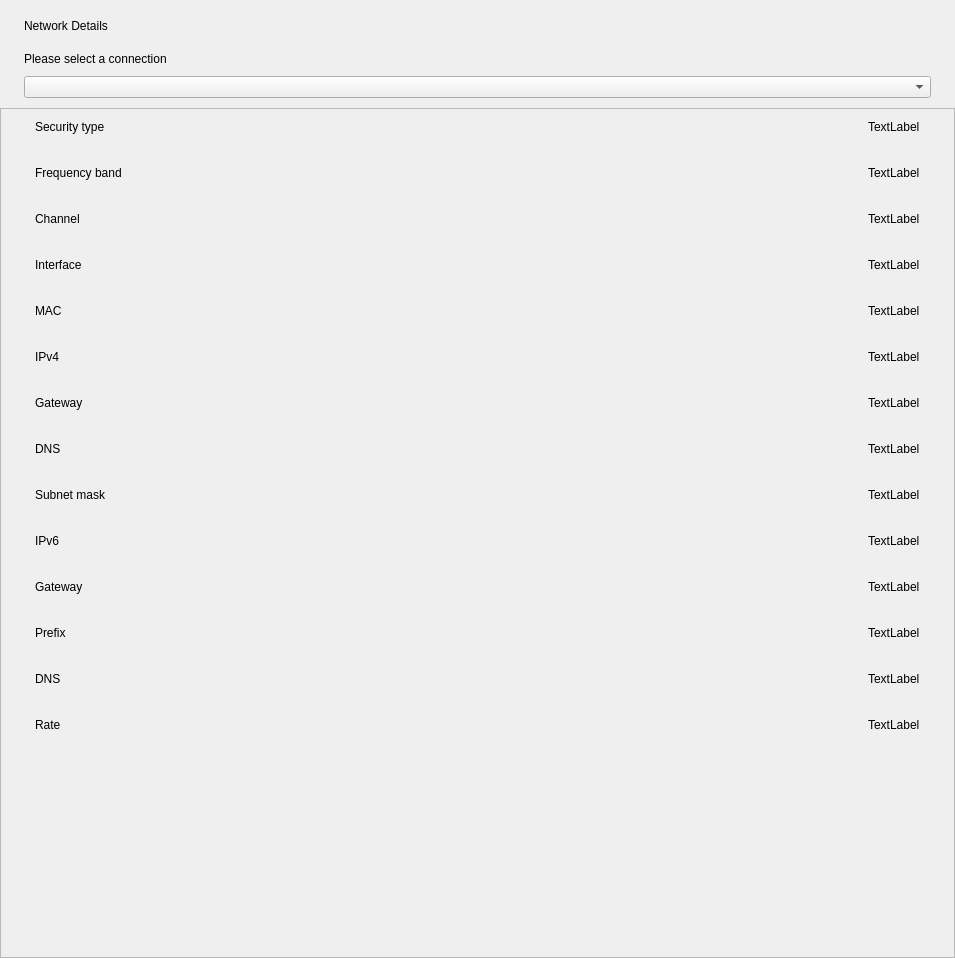
<?xml version="1.0" encoding="UTF-8"?>
<ui version="4.0">
 <class>DetailsPage</class>
 <widget class="Kiran::Network::DetailsPage" name="DetailsPage">
  <property name="geometry">
   <rect>
    <x>0</x>
    <y>0</y>
    <width>955</width>
    <height>958</height>
   </rect>
  </property>
  <property name="windowTitle">
   <string>DetailsPage</string>
  </property>
  <layout class="QVBoxLayout" name="verticalLayout">
   <property name="spacing">
    <number>0</number>
   </property>
   <property name="leftMargin">
    <number>0</number>
   </property>
   <property name="topMargin">
    <number>0</number>
   </property>
   <property name="rightMargin">
    <number>0</number>
   </property>
   <property name="bottomMargin">
    <number>0</number>
   </property>
   <item>
    <spacer name="verticalSpacer_4">
     <property name="orientation">
      <enum>Qt::Vertical</enum>
     </property>
     <property name="sizeType">
      <enum>QSizePolicy::Fixed</enum>
     </property>
     <property name="sizeHint" stdset="0">
      <size>
       <width>20</width>
       <height>16</height>
      </size>
     </property>
    </spacer>
   </item>
   <item>
    <layout class="QHBoxLayout" name="horizontalLayout">
     <item>
      <spacer name="horizontalSpacer">
       <property name="orientation">
        <enum>Qt::Horizontal</enum>
       </property>
       <property name="sizeType">
        <enum>QSizePolicy::Fixed</enum>
       </property>
       <property name="sizeHint" stdset="0">
        <size>
         <width>24</width>
         <height>20</height>
        </size>
       </property>
      </spacer>
     </item>
     <item>
      <widget class="QLabel" name="label">
       <property name="text">
        <string>Network Details</string>
       </property>
      </widget>
     </item>
    </layout>
   </item>
   <item>
    <spacer name="verticalSpacer">
     <property name="orientation">
      <enum>Qt::Vertical</enum>
     </property>
     <property name="sizeType">
      <enum>QSizePolicy::Fixed</enum>
     </property>
     <property name="sizeHint" stdset="0">
      <size>
       <width>20</width>
       <height>16</height>
      </size>
     </property>
    </spacer>
   </item>
   <item>
    <widget class="QWidget" name="widget_mulitConntion" native="true">
     <layout class="QVBoxLayout" name="verticalLayout_2">
      <property name="spacing">
       <number>0</number>
      </property>
      <property name="leftMargin">
       <number>24</number>
      </property>
      <property name="topMargin">
       <number>0</number>
      </property>
      <property name="rightMargin">
       <number>24</number>
      </property>
      <property name="bottomMargin">
       <number>0</number>
      </property>
      <item>
       <widget class="QLabel" name="label_2">
        <property name="text">
         <string>Please select a connection</string>
        </property>
       </widget>
      </item>
      <item>
       <spacer name="verticalSpacer_2">
        <property name="orientation">
         <enum>Qt::Vertical</enum>
        </property>
        <property name="sizeType">
         <enum>QSizePolicy::Fixed</enum>
        </property>
        <property name="sizeHint" stdset="0">
         <size>
          <width>20</width>
          <height>10</height>
         </size>
        </property>
       </spacer>
      </item>
      <item>
       <widget class="QComboBox" name="comboBox"/>
      </item>
      <item>
       <spacer name="verticalSpacer_3">
        <property name="orientation">
         <enum>Qt::Vertical</enum>
        </property>
        <property name="sizeType">
         <enum>QSizePolicy::Fixed</enum>
        </property>
        <property name="sizeHint" stdset="0">
         <size>
          <width>20</width>
          <height>10</height>
         </size>
        </property>
       </spacer>
      </item>
     </layout>
    </widget>
   </item>
   <item>
    <widget class="QScrollArea" name="scrollArea">
     <property name="widgetResizable">
      <bool>true</bool>
     </property>
     <widget class="QWidget" name="scrollArea_detailsContent">
      <property name="geometry">
       <rect>
        <x>0</x>
        <y>0</y>
        <width>953</width>
        <height>831</height>
       </rect>
      </property>
      <layout class="QVBoxLayout" name="layout_detailsContent">
       <property name="spacing">
        <number>10</number>
       </property>
       <property name="leftMargin">
        <number>24</number>
       </property>
       <property name="topMargin">
        <number>0</number>
       </property>
       <property name="rightMargin">
        <number>24</number>
       </property>
       <property name="bottomMargin">
        <number>0</number>
       </property>
       <item>
        <widget class="QWidget" name="widget_wireless" native="true">
         <layout class="QVBoxLayout" name="layout_wireless">
          <property name="spacing">
           <number>10</number>
          </property>
          <property name="leftMargin">
           <number>0</number>
          </property>
          <property name="topMargin">
           <number>0</number>
          </property>
          <property name="rightMargin">
           <number>0</number>
          </property>
          <property name="bottomMargin">
           <number>0</number>
          </property>
          <item>
           <widget class="KiranFrame" name="horizontalWidget_2" native="true">
            <property name="sizePolicy">
             <sizepolicy hsizetype="Preferred" vsizetype="Fixed">
              <horstretch>0</horstretch>
              <verstretch>0</verstretch>
             </sizepolicy>
            </property>
            <property name="minimumSize">
             <size>
              <width>0</width>
              <height>36</height>
             </size>
            </property>
            <property name="maximumSize">
             <size>
              <width>16777215</width>
              <height>36</height>
             </size>
            </property>
            <layout class="QHBoxLayout" name="horizontalLayout_2">
             <property name="leftMargin">
              <number>10</number>
             </property>
             <property name="topMargin">
              <number>0</number>
             </property>
             <property name="rightMargin">
              <number>10</number>
             </property>
             <property name="bottomMargin">
              <number>0</number>
             </property>
             <item>
              <widget class="QLabel" name="label_3">
               <property name="text">
                <string>Security type</string>
               </property>
              </widget>
             </item>
             <item>
              <spacer name="horizontalSpacer_2">
               <property name="orientation">
                <enum>Qt::Horizontal</enum>
               </property>
               <property name="sizeHint" stdset="0">
                <size>
                 <width>40</width>
                 <height>20</height>
                </size>
               </property>
              </spacer>
             </item>
             <item>
              <widget class="QLabel" name="label_security_type">
               <property name="text">
                <string>TextLabel</string>
               </property>
              </widget>
             </item>
            </layout>
           </widget>
          </item>
          <item>
           <widget class="KiranFrame" name="horizontalWidget_3" native="true">
            <property name="sizePolicy">
             <sizepolicy hsizetype="Preferred" vsizetype="Fixed">
              <horstretch>0</horstretch>
              <verstretch>0</verstretch>
             </sizepolicy>
            </property>
            <property name="minimumSize">
             <size>
              <width>0</width>
              <height>36</height>
             </size>
            </property>
            <property name="maximumSize">
             <size>
              <width>16777215</width>
              <height>36</height>
             </size>
            </property>
            <layout class="QHBoxLayout" name="horizontalLayout_4">
             <property name="leftMargin">
              <number>10</number>
             </property>
             <property name="topMargin">
              <number>0</number>
             </property>
             <property name="rightMargin">
              <number>10</number>
             </property>
             <property name="bottomMargin">
              <number>0</number>
             </property>
             <item>
              <widget class="QLabel" name="label_7">
               <property name="text">
                <string>Frequency band</string>
               </property>
              </widget>
             </item>
             <item>
              <spacer name="horizontalSpacer_3">
               <property name="orientation">
                <enum>Qt::Horizontal</enum>
               </property>
               <property name="sizeHint" stdset="0">
                <size>
                 <width>40</width>
                 <height>20</height>
                </size>
               </property>
              </spacer>
             </item>
             <item>
              <widget class="QLabel" name="label_frequency_band">
               <property name="text">
                <string>TextLabel</string>
               </property>
              </widget>
             </item>
            </layout>
           </widget>
          </item>
          <item>
           <widget class="KiranFrame" name="horizontalWidget_4" native="true">
            <property name="sizePolicy">
             <sizepolicy hsizetype="Preferred" vsizetype="Fixed">
              <horstretch>0</horstretch>
              <verstretch>0</verstretch>
             </sizepolicy>
            </property>
            <property name="minimumSize">
             <size>
              <width>0</width>
              <height>36</height>
             </size>
            </property>
            <property name="maximumSize">
             <size>
              <width>16777215</width>
              <height>36</height>
             </size>
            </property>
            <layout class="QHBoxLayout" name="horizontalLayout_5">
             <property name="spacing">
              <number>6</number>
             </property>
             <property name="leftMargin">
              <number>10</number>
             </property>
             <property name="topMargin">
              <number>0</number>
             </property>
             <property name="rightMargin">
              <number>10</number>
             </property>
             <property name="bottomMargin">
              <number>0</number>
             </property>
             <item>
              <widget class="QLabel" name="label_8">
               <property name="text">
                <string>Channel</string>
               </property>
              </widget>
             </item>
             <item>
              <spacer name="horizontalSpacer_4">
               <property name="orientation">
                <enum>Qt::Horizontal</enum>
               </property>
               <property name="sizeHint" stdset="0">
                <size>
                 <width>40</width>
                 <height>20</height>
                </size>
               </property>
              </spacer>
             </item>
             <item>
              <widget class="QLabel" name="label_channel">
               <property name="text">
                <string>TextLabel</string>
               </property>
              </widget>
             </item>
            </layout>
           </widget>
          </item>
         </layout>
        </widget>
       </item>
       <item>
        <widget class="KiranFrame" name="horizontalWidget_2" native="true">
         <property name="sizePolicy">
          <sizepolicy hsizetype="Preferred" vsizetype="Fixed">
           <horstretch>0</horstretch>
           <verstretch>0</verstretch>
          </sizepolicy>
         </property>
         <property name="minimumSize">
          <size>
           <width>0</width>
           <height>36</height>
          </size>
         </property>
         <property name="maximumSize">
          <size>
           <width>16777215</width>
           <height>36</height>
          </size>
         </property>
         <layout class="QHBoxLayout" name="horizontalLayout_3">
          <property name="leftMargin">
           <number>10</number>
          </property>
          <property name="topMargin">
           <number>0</number>
          </property>
          <property name="rightMargin">
           <number>10</number>
          </property>
          <property name="bottomMargin">
           <number>0</number>
          </property>
          <item>
           <widget class="QLabel" name="label_19">
            <property name="text">
             <string>Interface</string>
            </property>
           </widget>
          </item>
          <item>
           <spacer name="horizontalSpacer_5">
            <property name="orientation">
             <enum>Qt::Horizontal</enum>
            </property>
            <property name="sizeHint" stdset="0">
             <size>
              <width>40</width>
              <height>20</height>
             </size>
            </property>
           </spacer>
          </item>
          <item>
           <widget class="QLabel" name="label_interface">
            <property name="text">
             <string>TextLabel</string>
            </property>
           </widget>
          </item>
         </layout>
        </widget>
       </item>
       <item>
        <widget class="KiranFrame" name="horizontalWidget_3" native="true">
         <property name="sizePolicy">
          <sizepolicy hsizetype="Preferred" vsizetype="Fixed">
           <horstretch>0</horstretch>
           <verstretch>0</verstretch>
          </sizepolicy>
         </property>
         <property name="minimumSize">
          <size>
           <width>0</width>
           <height>36</height>
          </size>
         </property>
         <property name="maximumSize">
          <size>
           <width>16777215</width>
           <height>36</height>
          </size>
         </property>
         <layout class="QHBoxLayout" name="horizontalLayout_6">
          <property name="leftMargin">
           <number>10</number>
          </property>
          <property name="topMargin">
           <number>0</number>
          </property>
          <property name="rightMargin">
           <number>10</number>
          </property>
          <property name="bottomMargin">
           <number>0</number>
          </property>
          <item>
           <widget class="QLabel" name="label_20">
            <property name="text">
             <string>MAC</string>
            </property>
           </widget>
          </item>
          <item>
           <spacer name="horizontalSpacer_6">
            <property name="orientation">
             <enum>Qt::Horizontal</enum>
            </property>
            <property name="sizeHint" stdset="0">
             <size>
              <width>40</width>
              <height>20</height>
             </size>
            </property>
           </spacer>
          </item>
          <item>
           <widget class="QLabel" name="label_mac">
            <property name="text">
             <string>TextLabel</string>
            </property>
           </widget>
          </item>
         </layout>
        </widget>
       </item>
       <item>
        <widget class="KiranFrame" name="horizontalWidget_4" native="true">
         <property name="sizePolicy">
          <sizepolicy hsizetype="Preferred" vsizetype="Fixed">
           <horstretch>0</horstretch>
           <verstretch>0</verstretch>
          </sizepolicy>
         </property>
         <property name="minimumSize">
          <size>
           <width>0</width>
           <height>36</height>
          </size>
         </property>
         <property name="maximumSize">
          <size>
           <width>16777215</width>
           <height>36</height>
          </size>
         </property>
         <layout class="QHBoxLayout" name="horizontalLayout_7">
          <property name="leftMargin">
           <number>10</number>
          </property>
          <property name="topMargin">
           <number>0</number>
          </property>
          <property name="rightMargin">
           <number>10</number>
          </property>
          <property name="bottomMargin">
           <number>0</number>
          </property>
          <item>
           <widget class="QLabel" name="label_21">
            <property name="text">
             <string>IPv4</string>
            </property>
           </widget>
          </item>
          <item>
           <spacer name="horizontalSpacer_7">
            <property name="orientation">
             <enum>Qt::Horizontal</enum>
            </property>
            <property name="sizeHint" stdset="0">
             <size>
              <width>40</width>
              <height>20</height>
             </size>
            </property>
           </spacer>
          </item>
          <item>
           <widget class="KiranLabel" name="label_ipv4_address">
            <property name="text">
             <string>TextLabel</string>
            </property>
           </widget>
          </item>
         </layout>
        </widget>
       </item>
       <item>
        <widget class="KiranFrame" name="horizontalWidget_5" native="true">
         <property name="sizePolicy">
          <sizepolicy hsizetype="Preferred" vsizetype="Fixed">
           <horstretch>0</horstretch>
           <verstretch>0</verstretch>
          </sizepolicy>
         </property>
         <property name="minimumSize">
          <size>
           <width>0</width>
           <height>36</height>
          </size>
         </property>
         <property name="maximumSize">
          <size>
           <width>16777215</width>
           <height>36</height>
          </size>
         </property>
         <layout class="QHBoxLayout" name="horizontalLayout_8">
          <property name="leftMargin">
           <number>10</number>
          </property>
          <property name="topMargin">
           <number>0</number>
          </property>
          <property name="rightMargin">
           <number>10</number>
          </property>
          <property name="bottomMargin">
           <number>0</number>
          </property>
          <item>
           <widget class="QLabel" name="label_22">
            <property name="text">
             <string>Gateway</string>
            </property>
           </widget>
          </item>
          <item>
           <spacer name="horizontalSpacer_8">
            <property name="orientation">
             <enum>Qt::Horizontal</enum>
            </property>
            <property name="sizeHint" stdset="0">
             <size>
              <width>40</width>
              <height>20</height>
             </size>
            </property>
           </spacer>
          </item>
          <item>
           <widget class="QLabel" name="label_ipv4_gateway">
            <property name="text">
             <string>TextLabel</string>
            </property>
           </widget>
          </item>
         </layout>
        </widget>
       </item>
       <item>
        <widget class="KiranFrame" name="horizontalWidget_6" native="true">
         <property name="sizePolicy">
          <sizepolicy hsizetype="Preferred" vsizetype="Fixed">
           <horstretch>0</horstretch>
           <verstretch>0</verstretch>
          </sizepolicy>
         </property>
         <property name="minimumSize">
          <size>
           <width>0</width>
           <height>36</height>
          </size>
         </property>
         <property name="maximumSize">
          <size>
           <width>16777215</width>
           <height>36</height>
          </size>
         </property>
         <layout class="QHBoxLayout" name="horizontalLayout_9">
          <property name="leftMargin">
           <number>10</number>
          </property>
          <property name="topMargin">
           <number>0</number>
          </property>
          <property name="rightMargin">
           <number>10</number>
          </property>
          <property name="bottomMargin">
           <number>0</number>
          </property>
          <item>
           <widget class="QLabel" name="label_23">
            <property name="text">
             <string>DNS</string>
            </property>
           </widget>
          </item>
          <item>
           <spacer name="horizontalSpacer_9">
            <property name="orientation">
             <enum>Qt::Horizontal</enum>
            </property>
            <property name="sizeHint" stdset="0">
             <size>
              <width>40</width>
              <height>20</height>
             </size>
            </property>
           </spacer>
          </item>
          <item>
           <widget class="QLabel" name="label_ipv4_dns">
            <property name="text">
             <string>TextLabel</string>
            </property>
           </widget>
          </item>
         </layout>
        </widget>
       </item>
       <item>
        <widget class="KiranFrame" name="horizontalWidget_7" native="true">
         <property name="sizePolicy">
          <sizepolicy hsizetype="Preferred" vsizetype="Fixed">
           <horstretch>0</horstretch>
           <verstretch>0</verstretch>
          </sizepolicy>
         </property>
         <property name="minimumSize">
          <size>
           <width>0</width>
           <height>36</height>
          </size>
         </property>
         <property name="maximumSize">
          <size>
           <width>16777215</width>
           <height>36</height>
          </size>
         </property>
         <layout class="QHBoxLayout" name="horizontalLayout_10">
          <property name="leftMargin">
           <number>10</number>
          </property>
          <property name="topMargin">
           <number>0</number>
          </property>
          <property name="rightMargin">
           <number>10</number>
          </property>
          <property name="bottomMargin">
           <number>0</number>
          </property>
          <item>
           <widget class="QLabel" name="label_24">
            <property name="text">
             <string>Subnet mask</string>
            </property>
           </widget>
          </item>
          <item>
           <spacer name="horizontalSpacer_10">
            <property name="orientation">
             <enum>Qt::Horizontal</enum>
            </property>
            <property name="sizeHint" stdset="0">
             <size>
              <width>40</width>
              <height>20</height>
             </size>
            </property>
           </spacer>
          </item>
          <item>
           <widget class="KiranLabel" name="label_subnet_mask">
            <property name="text">
             <string>TextLabel</string>
            </property>
           </widget>
          </item>
         </layout>
        </widget>
       </item>
       <item>
        <widget class="KiranFrame" name="horizontalWidget_8" native="true">
         <property name="sizePolicy">
          <sizepolicy hsizetype="Preferred" vsizetype="Fixed">
           <horstretch>0</horstretch>
           <verstretch>0</verstretch>
          </sizepolicy>
         </property>
         <property name="minimumSize">
          <size>
           <width>0</width>
           <height>36</height>
          </size>
         </property>
         <property name="maximumSize">
          <size>
           <width>16777215</width>
           <height>36</height>
          </size>
         </property>
         <layout class="QHBoxLayout" name="horizontalLayout_11">
          <property name="leftMargin">
           <number>10</number>
          </property>
          <property name="topMargin">
           <number>0</number>
          </property>
          <property name="rightMargin">
           <number>10</number>
          </property>
          <property name="bottomMargin">
           <number>0</number>
          </property>
          <item>
           <widget class="QLabel" name="label_25">
            <property name="text">
             <string>IPv6</string>
            </property>
           </widget>
          </item>
          <item>
           <spacer name="horizontalSpacer_11">
            <property name="orientation">
             <enum>Qt::Horizontal</enum>
            </property>
            <property name="sizeHint" stdset="0">
             <size>
              <width>40</width>
              <height>20</height>
             </size>
            </property>
           </spacer>
          </item>
          <item>
           <widget class="KiranLabel" name="label_ipv6_address">
            <property name="text">
             <string>TextLabel</string>
            </property>
           </widget>
          </item>
         </layout>
        </widget>
       </item>
       <item>
        <widget class="KiranFrame" name="widget_ipv6_gateway" native="true">
         <property name="sizePolicy">
          <sizepolicy hsizetype="Preferred" vsizetype="Fixed">
           <horstretch>0</horstretch>
           <verstretch>0</verstretch>
          </sizepolicy>
         </property>
         <property name="minimumSize">
          <size>
           <width>0</width>
           <height>36</height>
          </size>
         </property>
         <property name="maximumSize">
          <size>
           <width>16777215</width>
           <height>36</height>
          </size>
         </property>
         <layout class="QHBoxLayout" name="horizontalLayout_12">
          <property name="leftMargin">
           <number>10</number>
          </property>
          <property name="topMargin">
           <number>0</number>
          </property>
          <property name="rightMargin">
           <number>10</number>
          </property>
          <property name="bottomMargin">
           <number>0</number>
          </property>
          <item>
           <widget class="QLabel" name="label_26">
            <property name="text">
             <string>Gateway</string>
            </property>
           </widget>
          </item>
          <item>
           <spacer name="horizontalSpacer_12">
            <property name="orientation">
             <enum>Qt::Horizontal</enum>
            </property>
            <property name="sizeHint" stdset="0">
             <size>
              <width>40</width>
              <height>20</height>
             </size>
            </property>
           </spacer>
          </item>
          <item>
           <widget class="QLabel" name="label_ipv6_gateway">
            <property name="text">
             <string>TextLabel</string>
            </property>
           </widget>
          </item>
         </layout>
        </widget>
       </item>
       <item>
        <widget class="KiranFrame" name="horizontalWidget_10" native="true">
         <property name="sizePolicy">
          <sizepolicy hsizetype="Preferred" vsizetype="Fixed">
           <horstretch>0</horstretch>
           <verstretch>0</verstretch>
          </sizepolicy>
         </property>
         <property name="minimumSize">
          <size>
           <width>0</width>
           <height>36</height>
          </size>
         </property>
         <property name="maximumSize">
          <size>
           <width>16777215</width>
           <height>36</height>
          </size>
         </property>
         <layout class="QHBoxLayout" name="horizontalLayout_13">
          <property name="leftMargin">
           <number>10</number>
          </property>
          <property name="topMargin">
           <number>0</number>
          </property>
          <property name="rightMargin">
           <number>10</number>
          </property>
          <property name="bottomMargin">
           <number>0</number>
          </property>
          <item>
           <widget class="QLabel" name="label_27">
            <property name="text">
             <string>Prefix</string>
            </property>
           </widget>
          </item>
          <item>
           <spacer name="horizontalSpacer_13">
            <property name="orientation">
             <enum>Qt::Horizontal</enum>
            </property>
            <property name="sizeHint" stdset="0">
             <size>
              <width>40</width>
              <height>20</height>
             </size>
            </property>
           </spacer>
          </item>
          <item>
           <widget class="KiranLabel" name="label_prefix">
            <property name="text">
             <string>TextLabel</string>
            </property>
           </widget>
          </item>
         </layout>
        </widget>
       </item>
       <item>
        <widget class="KiranFrame" name="horizontalWidget" native="true">
         <property name="sizePolicy">
          <sizepolicy hsizetype="Preferred" vsizetype="Fixed">
           <horstretch>0</horstretch>
           <verstretch>0</verstretch>
          </sizepolicy>
         </property>
         <property name="minimumSize">
          <size>
           <width>0</width>
           <height>36</height>
          </size>
         </property>
         <property name="maximumSize">
          <size>
           <width>16777215</width>
           <height>36</height>
          </size>
         </property>
         <layout class="QHBoxLayout" name="horizontalLayout_15">
          <property name="leftMargin">
           <number>10</number>
          </property>
          <property name="topMargin">
           <number>0</number>
          </property>
          <property name="rightMargin">
           <number>10</number>
          </property>
          <property name="bottomMargin">
           <number>0</number>
          </property>
          <item>
           <widget class="QLabel" name="label_5">
            <property name="text">
             <string>DNS</string>
            </property>
           </widget>
          </item>
          <item>
           <spacer name="horizontalSpacer_15">
            <property name="orientation">
             <enum>Qt::Horizontal</enum>
            </property>
            <property name="sizeHint" stdset="0">
             <size>
              <width>40</width>
              <height>20</height>
             </size>
            </property>
           </spacer>
          </item>
          <item>
           <widget class="QLabel" name="label_ipv6_dns">
            <property name="text">
             <string>TextLabel</string>
            </property>
           </widget>
          </item>
         </layout>
        </widget>
       </item>
       <item>
        <widget class="KiranFrame" name="horizontalWidget_2" native="true">
         <property name="sizePolicy">
          <sizepolicy hsizetype="Preferred" vsizetype="Fixed">
           <horstretch>0</horstretch>
           <verstretch>0</verstretch>
          </sizepolicy>
         </property>
         <property name="minimumSize">
          <size>
           <width>0</width>
           <height>36</height>
          </size>
         </property>
         <property name="maximumSize">
          <size>
           <width>16777215</width>
           <height>36</height>
          </size>
         </property>
         <layout class="QHBoxLayout" name="horizontalLayout_14">
          <property name="leftMargin">
           <number>10</number>
          </property>
          <property name="topMargin">
           <number>0</number>
          </property>
          <property name="rightMargin">
           <number>10</number>
          </property>
          <property name="bottomMargin">
           <number>0</number>
          </property>
          <item>
           <widget class="QLabel" name="label_28">
            <property name="text">
             <string>Rate</string>
            </property>
           </widget>
          </item>
          <item>
           <spacer name="horizontalSpacer_14">
            <property name="orientation">
             <enum>Qt::Horizontal</enum>
            </property>
            <property name="sizeHint" stdset="0">
             <size>
              <width>40</width>
              <height>20</height>
             </size>
            </property>
           </spacer>
          </item>
          <item>
           <widget class="QLabel" name="label_rate">
            <property name="text">
             <string>TextLabel</string>
            </property>
           </widget>
          </item>
         </layout>
        </widget>
       </item>
       <item>
        <spacer name="verticalSpacer_5">
         <property name="orientation">
          <enum>Qt::Vertical</enum>
         </property>
         <property name="sizeHint" stdset="0">
          <size>
           <width>20</width>
           <height>40</height>
          </size>
         </property>
        </spacer>
       </item>
      </layout>
     </widget>
    </widget>
   </item>
  </layout>
 </widget>
 <customwidgets>
  <customwidget>
   <class>Kiran::Network::DetailsPage</class>
   <extends>QWidget</extends>
   <header>details/details-page.h</header>
   <container>1</container>
  </customwidget>
  <customwidget>
   <class>KiranFrame</class>
   <extends>QWidget</extends>
   <header location="global">kiran-frame/kiran-frame.h</header>
   <container>1</container>
  </customwidget>
  <customwidget>
   <class>KiranLabel</class>
   <extends>QLabel</extends>
   <header location="global">kiran-label.h</header>
  </customwidget>
 </customwidgets>
 <resources/>
 <connections/>
</ui>
